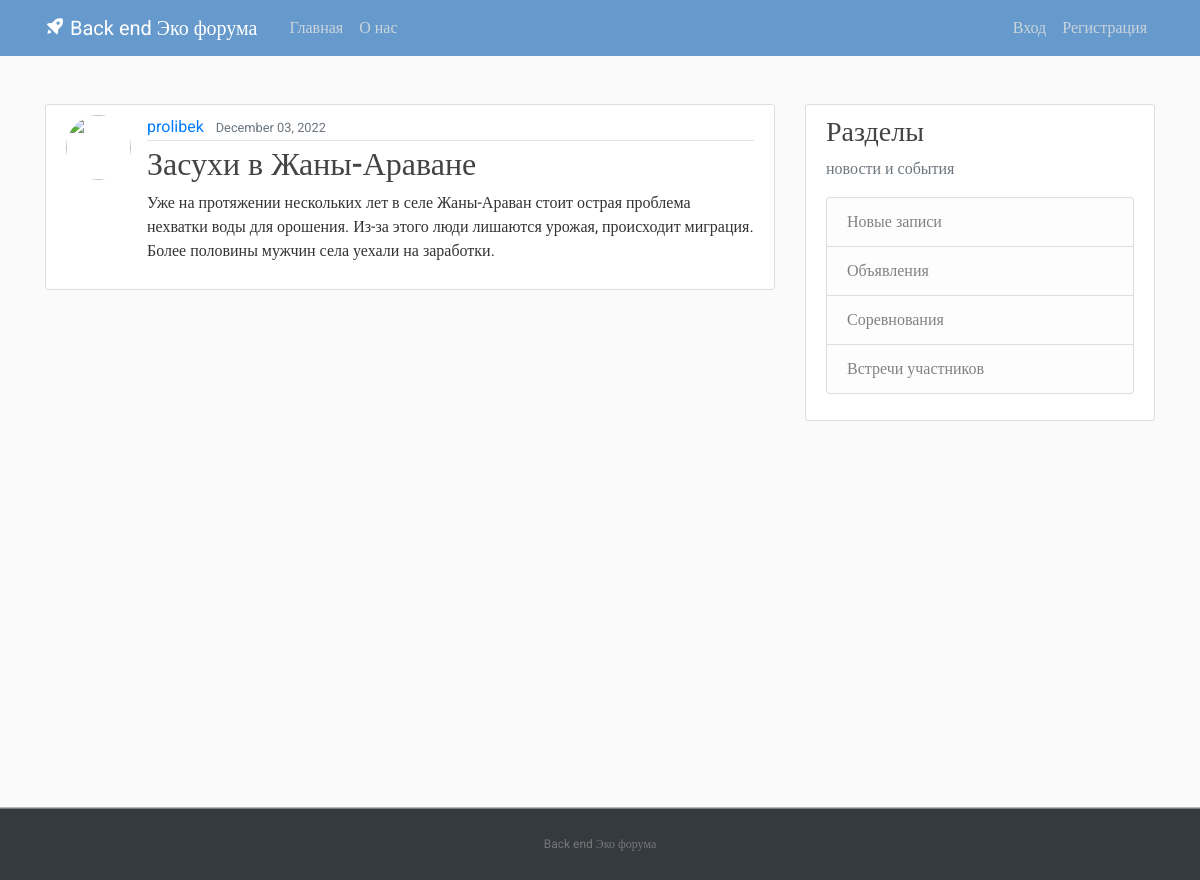
/post/5/, run on the app's committed database.
### blog/models.py (models this page shows, shortened)
class Post(models.Model):
    title = models.CharField(max_length=100)
    content = models.TextField()
    date_posted = models.DateTimeField(default=timezone.now)
    author = models.ForeignKey(User, on_delete=models.CASCADE)

### blog/views.py (the view)
# urls.py: path('post/<int:pk>/', PostDetailView.as_view(), name='post-detail'),
class PostDetailView(DetailView):
    model = Post

### blog/templates/blog/post_detail.html (shortened to what this page needs)
{% extends "blog/base.html" %}
{% block content %}
  <article class="media content-section">
    <img class="rounded-circle article-img" src="{{ object.author.profile.image.url }}">
    <div class="media-body">
      <div class="article-metadata">
        <a class="mr-2" href="{% url 'user-posts' object.author.username %}">{{ object.author }}</a>
        <small class="text-muted">{{ object.date_posted|date:"F d, Y" }}</small>
      </div>
      <h2 class="article-title">{{ object.title }}</h2>
      <p class="article-content">{{ object.content }}</p>
    </div>
  </article>
{% endblock content %}

### blog/static/blog/main.css (style rules this page uses)
﻿body, html { width:100%; height:100% }
body { margin:0; padding:0; background: #fafafa; color: #333333; margin-top: 5rem; font-family:Roboto; }
h1, h2, h3, h4, h5, h6 { color: #444444; }
.content-section { background: #ffffff; padding: 10px 20px; border: 1px solid #dddddd; border-radius: 3px; margin-bottom: 20px; }
.article-title { color: #444444; }
.article-content { white-space: pre-line; }
.article-img { height: 65px; width: 65px; margin-right: 16px; }
.article-metadata { padding-bottom: 1px; margin-bottom: 4px; border-bottom: 1px solid #e3e3e3 }

### data on the page
Post: author "prolibek", date_posted "December 03, 2022", title "Засухи в Жаны-Араване", content "Уже на протяжении нескольких лет в селе Жаны-Араван стоит острая проблема нехватки воды для орошения. Из-за этого люди лишаются урожая, происходит миграция. Более половины мужчин села уехали на заработки."
